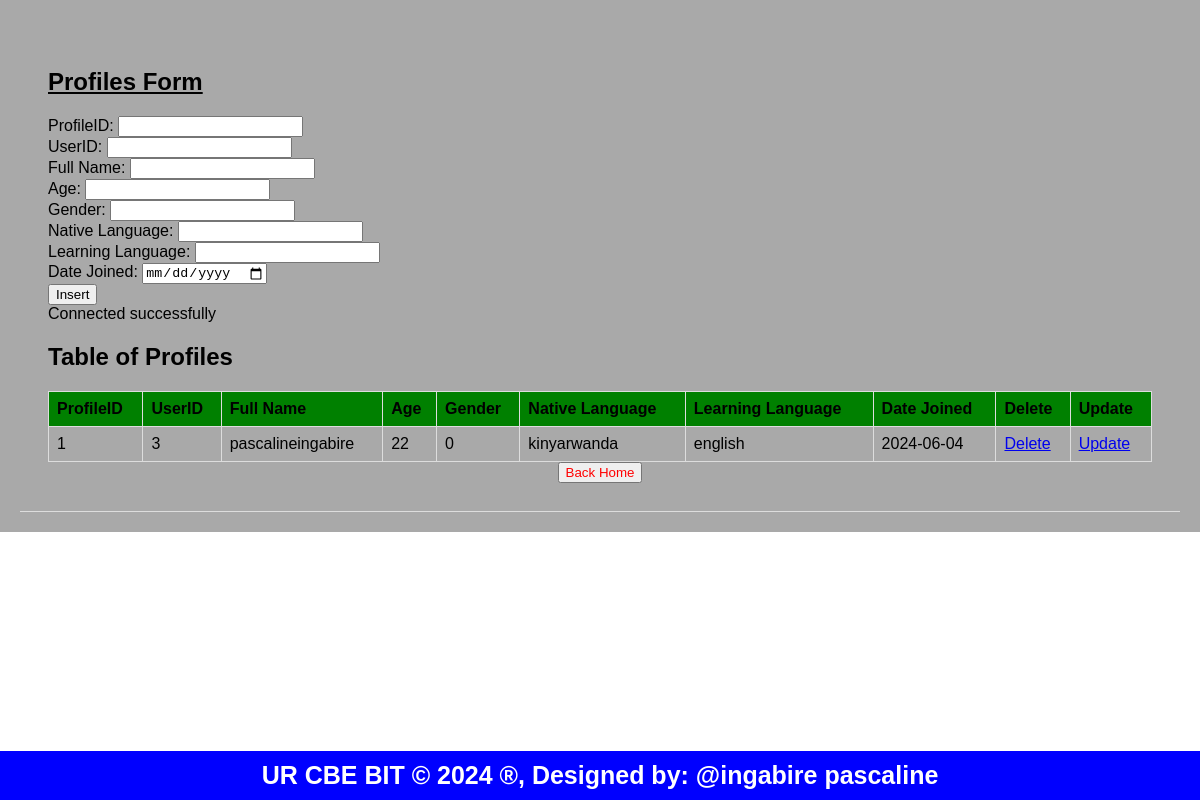
Screenshot of /profiles.php with the database file from the repository.
### tables this page shows
CREATE TABLE `profiles` (
  `ProfileID` int(11) NOT NULL,
  `UserID` int(11) DEFAULT NULL,
  `FullName` varchar(100) DEFAULT NULL,
  `Age` int(11) DEFAULT NULL,
  `Gender` varchar(10) DEFAULT NULL,
  `NativeLanguage` varchar(50) DEFAULT NULL,
  `LearningLanguage` varchar(50) DEFAULT NULL,
  `DateJoined` date DEFAULT NULL
);

### profiles.php (the view, shortened to what this page needs)
<!DOCTYPE html>
<html lang="en">
<head>
    <link rel="stylesheet" type="text/css" href="style.css">
</head>
<body>
<header>
<section>
    <h1><u>Profiles Form</u></h1>
    <form method="post" action="profiles.php" onsubmit="return confirmInsert();">
        <label for="ProfileID">ProfileID:</label>
        <input type="number" id="ProfileID" name="ProfileID"><br>
        <label for="UserID">UserID:</label>
        <input type="number" id="UserID" name="UserID"><br>
        <label for="FullName">Full Name:</label>
        <input type="text" id="FullName" name="FullName"><br>
        <label for="Age">Age:</label>
        <input type="number" id="Age" name="Age" min="0"><br>
        <label for="Gender">Gender:</label>
        <input type="text" id="Gender" name="Gender"><br>
        <label for="NativeLanguage">Native Language:</label>
        <input type="text" id="NativeLanguage" name="NativeLanguage"><br>
        <label for="LearningLanguage">Learning Language:</label>
        <input type="text" id="LearningLanguage" name="LearningLanguage"><br>
        <label for="DateJoined">Date Joined:</label>
        <input type="date" id="DateJoined" name="DateJoined" required><br>
        <input type="submit" name="add" value="Insert">
    </form>
    <?php
    include('dbconnection.php');
    $sql = "SELECT * FROM profiles";
    $result = $connection->query($sql);
    ?>
    <h2>Table of Profiles</h2>
    <table>
        <tr>
            <th>ProfileID</th>
            <th>UserID</th>
            <th>Full Name</th>
            <th>Age</th>
            <th>Gender</th>
            <th>Native Language</th>
            <th>Learning Language</th>
            <th>Date Joined</th>
            <th>Delete</th>
            <th>Update</th>
        </tr>
        <?php
        if ($result->num_rows > 0) {
            while ($row = $result->fetch_assoc()) {
                $ProfileID = $row['ProfileID'];
                echo "<tr>
                    <td>" . $row['ProfileID'] . "</td>
                    <td>" . $row['UserID'] . "</td>
                    <td>" . $row['FullName'] . "</td>
                    <td>" . $row['Age'] . "</td>
                    <td>" . $row['Gender'] . "</td>
                    <td>" . $row['NativeLanguage'] . "</td>
                    <td>" . $row['LearningLanguage'] . "</td>
                    <td>" . $row['DateJoined'] . "</td>
                    <td><a href='delete_profiles.php?ProfileID=$ProfileID'>Delete</a></td>
                    <td><a href='update_profiles.php?ProfileID=$ProfileID'>Update</a></td>
                </tr>";
            }
        } else {
            echo "<tr><td colspan='10'>No data found</td></tr>";
        }
        ?>
    </table>
    <center><button><a href="home.html">Back Home</a></button></center>
</section>
</header>
<footer>
    <b>UR CBE BIT &copy; 2024 &reg;, Designed by: @ingabire pascaline</b>
</footer>
</body>
</html>

### style.css (style rules this page uses)
body { font-family: Arial, sans-serif; margin: 0; padding: 0; }
body { font-family: Arial,sans-serif; margin:0; padding:0; }
header { background-color:darkgray; padding: 20px; }
section { padding:28px; border-bottom: 1px solid #ddd; }
footer { text-align: center; padding: 15px; background-color:darkgray; }

### profiles.php (style rules this page uses)
table { border-collapse: collapse; width: 100%; }
th, td { border: 1px solid #dddddd; text-align: left; padding: 8px; }
th { background-color: green; }
footer { background-color: blue; text-align: center; width: 100%; color: white; font-size: 25px; position: fixed; bottom: 0; padding: 10px 0; }
button a { color: red; text-decoration: none; }

### rows the page displays
profiles: ProfileID "1", UserID "3", FullName "pascalineingabire", Age "22", Gender "0", NativeLanguage "kinyarwanda", LearningLanguage "english", DateJoined "2024-06-04"
